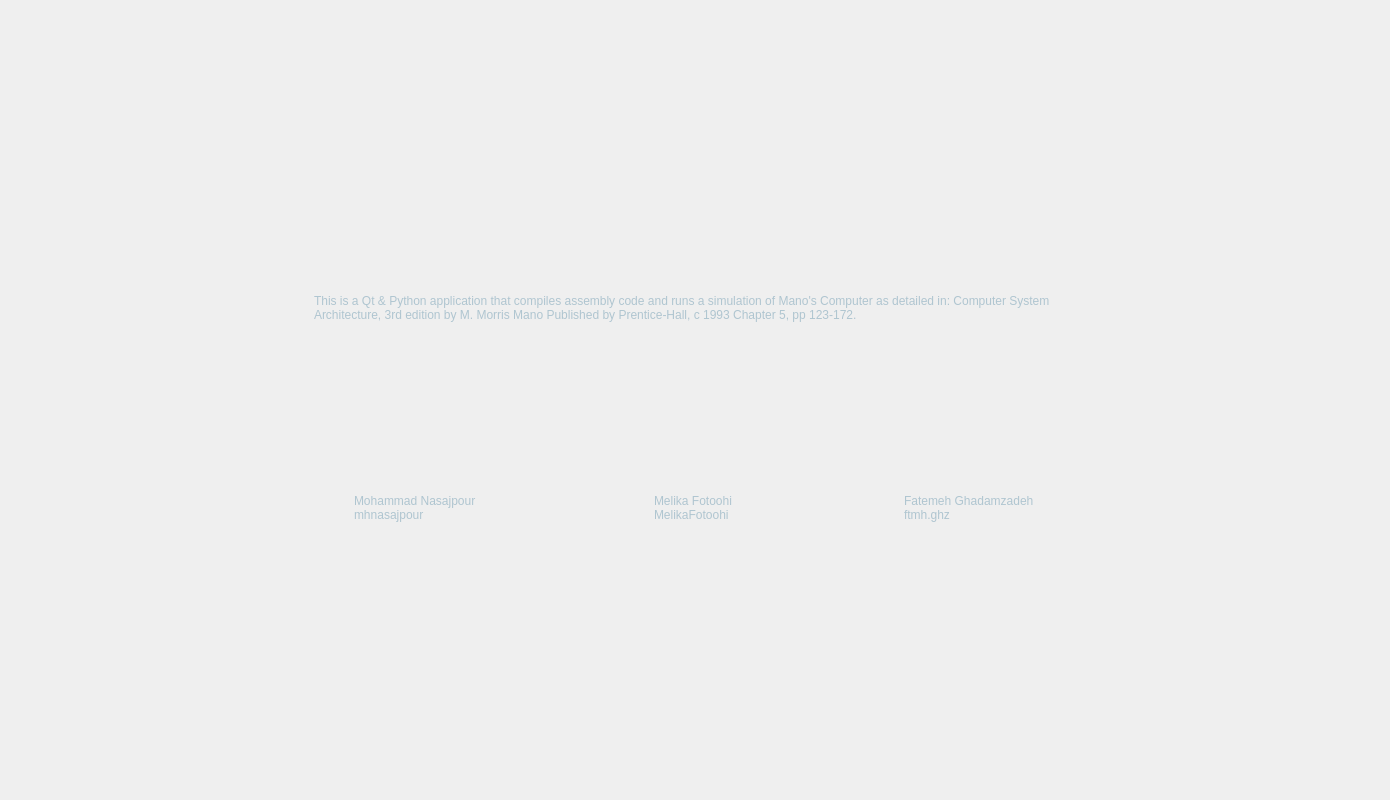
<?xml version="1.0" encoding="UTF-8"?>
<ui version="4.0">
 <class>information_window</class>
 <widget class="QWidget" name="information_window">
  <property name="geometry">
   <rect>
    <x>0</x>
    <y>0</y>
    <width>1390</width>
    <height>800</height>
   </rect>
  </property>
  <property name="windowTitle">
   <string>Information</string>
  </property>
  <widget class="QPlainTextEdit" name="about_project_text">
   <property name="geometry">
    <rect>
     <x>310</x>
     <y>290</y>
     <width>781</width>
     <height>91</height>
    </rect>
   </property>
   <property name="styleSheet">
    <string notr="true">background: #0000ffff;
color: #afc5d0;
font: 75 10.5pt &quot;MS Shell Dlg 2&quot;;
</string>
   </property>
   <property name="frameShape">
    <enum>QFrame::NoFrame</enum>
   </property>
   <property name="readOnly">
    <bool>true</bool>
   </property>
   <property name="plainText">
    <string>This is a Qt &amp; Python application that compiles assembly code and runs a simulation of Mano's Computer as detailed in: Computer System Architecture, 3rd edition by M. Morris Mano Published by Prentice-Hall, c 1993 Chapter 5, pp 123-172.</string>
   </property>
  </widget>
  <widget class="QLabel" name="computer_label">
   <property name="geometry">
    <rect>
     <x>260</x>
     <y>230</y>
     <width>61</width>
     <height>51</height>
    </rect>
   </property>
   <property name="styleSheet">
    <string notr="true">background: #0000ffff;
background-image: url(:/images/images/copmuter.png);
background-repeat: no-repeat;</string>
   </property>
   <property name="text">
    <string/>
   </property>
  </widget>
  <widget class="QLabel" name="team_label">
   <property name="geometry">
    <rect>
     <x>270</x>
     <y>420</y>
     <width>61</width>
     <height>51</height>
    </rect>
   </property>
   <property name="styleSheet">
    <string notr="true">background: #0000ffff;
background-repeat: no-repeat;
background-image: url(:/images/images/team.png);</string>
   </property>
   <property name="text">
    <string/>
   </property>
  </widget>
  <widget class="QLabel" name="github_icon_1">
   <property name="geometry">
    <rect>
     <x>310</x>
     <y>490</y>
     <width>41</width>
     <height>41</height>
    </rect>
   </property>
   <property name="styleSheet">
    <string notr="true">background: #0000ffff;
background-repeat: no-repeat;
background-image: url(:/images/images/github.png);</string>
   </property>
   <property name="text">
    <string/>
   </property>
  </widget>
  <widget class="QLabel" name="github_icon_2">
   <property name="geometry">
    <rect>
     <x>610</x>
     <y>490</y>
     <width>41</width>
     <height>41</height>
    </rect>
   </property>
   <property name="styleSheet">
    <string notr="true">background: #0000ffff;
background-image: url(:/images/images/github.png);
background-repeat: no-repeat;</string>
   </property>
   <property name="text">
    <string/>
   </property>
  </widget>
  <widget class="QLabel" name="github_icon_3">
   <property name="geometry">
    <rect>
     <x>860</x>
     <y>490</y>
     <width>41</width>
     <height>41</height>
    </rect>
   </property>
   <property name="styleSheet">
    <string notr="true">background: #0000ffff;
background-repeat: no-repeat;
background-image: url(:/images/images/github.png);</string>
   </property>
   <property name="text">
    <string/>
   </property>
  </widget>
  <widget class="QPlainTextEdit" name="name_2">
   <property name="geometry">
    <rect>
     <x>650</x>
     <y>490</y>
     <width>181</width>
     <height>71</height>
    </rect>
   </property>
   <property name="styleSheet">
    <string notr="true">background: #0000ffff;
color: #afc5d0;
font: 75 9.5pt &quot;MS Shell Dlg 2&quot;;
</string>
   </property>
   <property name="frameShape">
    <enum>QFrame::NoFrame</enum>
   </property>
   <property name="readOnly">
    <bool>true</bool>
   </property>
   <property name="plainText">
    <string>Melika Fotoohi
MelikaFotoohi</string>
   </property>
  </widget>
  <widget class="QPlainTextEdit" name="name_1">
   <property name="geometry">
    <rect>
     <x>350</x>
     <y>490</y>
     <width>171</width>
     <height>81</height>
    </rect>
   </property>
   <property name="styleSheet">
    <string notr="true">background: #0000ffff;
color: #afc5d0;
font: 75 9.5pt &quot;MS Shell Dlg 2&quot;;
</string>
   </property>
   <property name="frameShape">
    <enum>QFrame::NoFrame</enum>
   </property>
   <property name="readOnly">
    <bool>true</bool>
   </property>
   <property name="plainText">
    <string>Mohammad Nasajpour
mhnasajpour</string>
   </property>
  </widget>
  <widget class="QPlainTextEdit" name="name_3">
   <property name="geometry">
    <rect>
     <x>900</x>
     <y>490</y>
     <width>211</width>
     <height>71</height>
    </rect>
   </property>
   <property name="styleSheet">
    <string notr="true">background: #0000ffff;
color: #afc5d0;
font: 75 9.5pt &quot;MS Shell Dlg 2&quot;;
</string>
   </property>
   <property name="frameShape">
    <enum>QFrame::NoFrame</enum>
   </property>
   <property name="readOnly">
    <bool>true</bool>
   </property>
   <property name="plainText">
    <string>Fatemeh Ghadamzadeh
ftmh.ghz</string>
   </property>
  </widget>
  <widget class="QLabel" name="pic">
   <property name="geometry">
    <rect>
     <x>0</x>
     <y>0</y>
     <width>1390</width>
     <height>800</height>
    </rect>
   </property>
   <property name="text">
    <string/>
   </property>
   <property name="pixmap">
    <pixmap resource="images.qrc">:/images/images/back1.png</pixmap>
   </property>
   <property name="scaledContents">
    <bool>true</bool>
   </property>
  </widget>
  <zorder>pic</zorder>
  <zorder>about_project_text</zorder>
  <zorder>computer_label</zorder>
  <zorder>team_label</zorder>
  <zorder>github_icon_1</zorder>
  <zorder>github_icon_2</zorder>
  <zorder>github_icon_3</zorder>
  <zorder>name_2</zorder>
  <zorder>name_1</zorder>
  <zorder>name_3</zorder>
 </widget>
 <resources>
  <include location="images.qrc"/>
 </resources>
 <connections/>
</ui>
